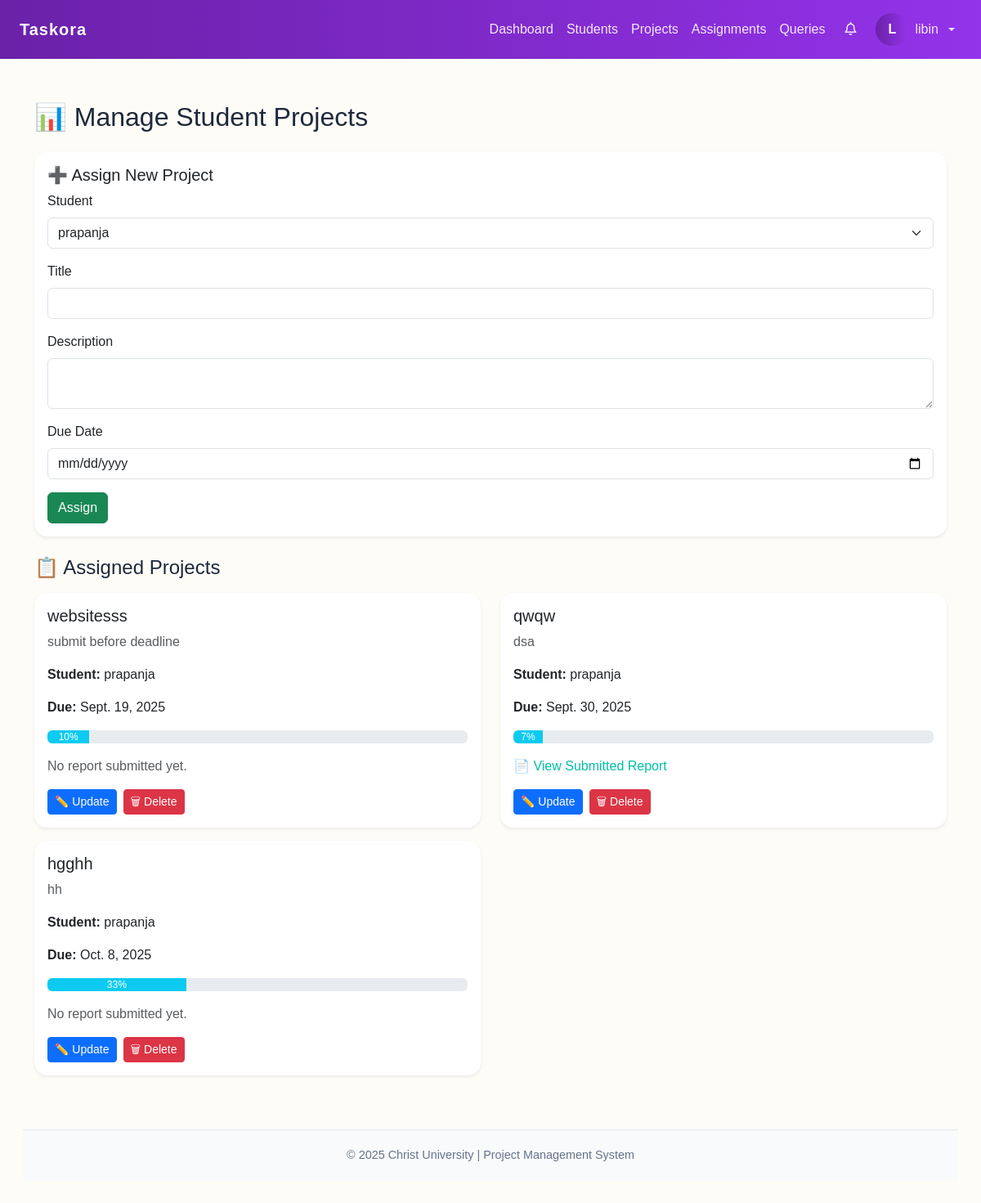
The page /guide-projects/ (signed in) on the database its author committed.
### projectapp/models.py (models this page shows, shortened)
class CustomUser(AbstractUser):
    ROLE_CHOICES = (
        ("student", "Student"),
        ("guide", "Guide"),
        ("admin", "Admin"),
    )
    role = models.CharField(max_length=20, choices=ROLE_CHOICES, default="student")
    assigned_guide = models.ForeignKey(
        "self",
        on_delete=models.SET_NULL,
        null=True,
        blank=True,
        limit_choices_to={'role': 'guide'},
        related_name="students",
        verbose_name="Assigned Guide",
    )
    profile_picture = models.ImageField(
        upload_to="profile_pics/", null=True, blank=True, default="profile_pics/default.png"
    )
    USERNAME_FIELD = "username"
    REQUIRED_FIELDS = ["email"]

class Project(models.Model):
    guide = models.ForeignKey(
        settings.AUTH_USER_MODEL,
        on_delete=models.CASCADE,
        limit_choices_to={'role': 'guide'},
        related_name="guided_projects"
    )
    student = models.ForeignKey(
        settings.AUTH_USER_MODEL,
        on_delete=models.CASCADE,
        limit_choices_to={'role': 'student'},
        related_name="student_projects",
        null=True, blank=True
    )
    title = models.CharField(max_length=200)
    description = models.TextField()
    due_date = models.DateField(null=True, blank=True)
    created_at = models.DateTimeField(auto_now_add=True)
    progress = models.IntegerField(default=0)
    report_file = models.FileField(upload_to="project_reports/", null=True, blank=True)

### projectapp/views.py (the view, shortened to what this page needs)
# urls.py: path("guide-projects/", views.guide_projects, name="guide-projects"),
@never_cache
@login_required
@user_passes_test(guide_required)
def guide_projects(request):
    guide = request.user
    students = CustomUser.objects.filter(role="student", assigned_guide=guide)
    projects = Project.objects.filter(guide=guide).select_related("student")
    return render(request, "manage/guide_projects.html", {"students": students, "projects": projects})

### projectapp/context_processors.py (called while the page is built)
def notifications_processor(request):
    if request.user.is_authenticated:
        return {
            "notifications": Notification.objects.filter(
                user=request.user, is_read=False
            )
        }
    return {"notifications": []}

### projectapp/views.py (called while the page is built)
def guide_required(user):
    return user.role == "guide"

### template/manage/guide_projects.html (shortened to what this page needs)
{% extends "base.html" %}
{% block content %}
<div class="container mt-4">
  <h2 class="mb-4">📊 Manage Student Projects</h2>
  <div class="card shadow-sm mb-4 border-0">
    <div class="card-body">
      <h5 class="card-title">➕ Assign New Project</h5>
      <form method="POST">
        <div class="mb-3">
          <label class="form-label">Student</label>
          <select name="student" class="form-select" required>
            {% for s in students %}
            <option value="{{ s.id }}">{{ s.username }}</option>
            {% endfor %}
          </select>
        </div>
        <div class="mb-3">
          <label class="form-label">Title</label>
          <input type="text" name="title" class="form-control" required>
        </div>
        <div class="mb-3">
          <label class="form-label">Description</label>
          <textarea name="description" class="form-control" required></textarea>
        </div>
        <div class="mb-3">
          <label for="due_date" class="form-label">Due Date</label>
          <input type="date" id="due_date" name="due_date" class="form-control">
        </div>
        <button type="submit" class="btn btn-success">Assign</button>
      </form>
    </div>
  </div>
  <h4 class="mb-3">📋 Assigned Projects</h4>
  <div class="row">
    {% for project in projects %}
    <div class="col-md-6 mb-3">
      <div class="card shadow-sm border-0">
        <div class="card-body">
          <h5 class="card-title">{{ project.title }}</h5>
          <p class="card-text text-muted">{{ project.description }}</p>
          <p><strong>Student:</strong> {{ project.student.username }}</p>
          <p><strong>Due:</strong> {{ project.due_date }}</p>
          <div class="progress mb-3">
            <div class="progress-bar bg-info" role="progressbar" style="width: {{ project.progress }}%;"
              aria-valuenow="{{ project.progress }}" aria-valuemin="0" aria-valuemax="100">
              {{ project.progress }}%
            </div>
          </div>
          {% if project.report_file %}
          <p class="mt-2">
            📄 <a href="{{ project.report_file.url }}" target="_blank" style="color:#00bfa5; text-decoration:none;">
              View Submitted Report
            </a>
          </p>
          {% else %}
          <p class="text-muted mt-2">No report submitted yet.</p>
          {% endif %}
          <div class="d-flex gap-2">
            <a href="{% url 'guide-update-project' project.id %}" class="btn btn-primary btn-sm">✏️ Update</a>
            <a href="{% url 'delete-project' project.id %}" class="btn btn-danger btn-sm"
              onclick="return confirm('Are you sure you want to delete this project?');">🗑 Delete</a>
          </div>
        </div>
      </div>
    </div>
    {% empty %}
    <p>No projects yet.</p>
    {% endfor %}
  </div>
</div>
{% endblock %}

### template/base.html (shortened to what this page needs)
<!DOCTYPE html>
<html lang="en">
<head>
  <link href="https://cdn.jsdelivr.net/npm/bootstrap@5.3.1/dist/css/bootstrap.min.css" rel="stylesheet">
  <link href="https://cdnjs.cloudflare.com/ajax/libs/font-awesome/6.5.0/css/all.min.css" rel="stylesheet">
</head>
<body>
  <nav class="navbar navbar-expand-lg navbar-gradient navbar-dark">
    <div class="container-fluid px-4">
      <a class="navbar-brand" href="{% url 'index' %}">Taskora</a>
      <div class="collapse navbar-collapse" id="navbarNav">
        <ul class="navbar-nav ms-auto align-items-center">
          {% if request.user.is_authenticated %}
            {% if request.user.role == "guide" %}
              <li class="nav-item"><a class="nav-link" href="{% url 'guide-dashboard' %}">Dashboard</a></li>
              <li class="nav-item"><a class="nav-link" href="{% url 'guide-students' %}">Students</a></li>
              <li class="nav-item"><a class="nav-link" href="{% url 'guide-projects' %}">Projects</a></li>
              <li class="nav-item"><a class="nav-link" href="{% url 'guide-assignments' %}">Assignments</a></li>
              <li class="nav-item"><a class="nav-link" href="{% url 'guide-queries' %}">Queries</a></li>
            {% elif request.user.role == "admin" or request.user.is_superuser %}
              <li class="nav-item"><a class="nav-link" href="{% url 'admin-dashboard' %}">Admin</a></li>
            {% endif %}
            <li class="nav-item dropdown mx-2">
              <a class="nav-link position-relative" href="#" id="notifDropdown" data-bs-toggle="dropdown">
                <i class="fa-regular fa-bell"></i>
              </a>
            </li>
            <li class="nav-item dropdown">
              <a class="nav-link dropdown-toggle d-flex align-items-center gap-2" href="#" id="userDropdown" role="button" data-bs-toggle="dropdown">
                <span class="nav-avatar">{{ request.user.username|first|upper }}</span>
                <span class="d-none d-lg-inline">{{ request.user.username }}</span>
              </a>
            </li>
          {% else %}
            <li class="nav-item"><a class="nav-link" href="{% url 'user_login' %}">Login</a></li>
          {% endif %}
        </ul>
      </div>
    </div>
  </nav>
  <div class="content-wrapper container-fluid">
    {% block content %}{% endblock %}
    <footer>
    © 2025 Christ University | Project Management System
  </footer>
  </div>
</body>
</html>

### template/base.html (style rules this page uses)
body { background: #fdfcf7; font-family: 'Poppins', sans-serif; color: #1e293b; margin: 0; }
.navbar-gradient { background: linear-gradient(90deg, #6b21a8, #9333ea); }
.navbar-brand { color: #fff !important; font-weight: 700; letter-spacing: 1px; }
.navbar .nav-link { color: #f3e8ff !important; font-weight: 500; transition: .15s; }
.content-wrapper { padding: 28px; min-height: calc(100vh - 68px); }
.card { background: #ffffff; border: 1px solid #e8eef7; border-radius: 16px; box-shadow: 0 6px 18px rgba(20,20,30,0.04); transition: transform .15s ease, box-shadow .15s ease; }
.nav-avatar { width: 40px; height: 40px; border-radius: 50%; display:inline-flex; align-items:center; justify-content:center; background: linear-gradient(90deg,#6b21a8,#9333ea); color: #fff; font-weight:600; }
footer { text-align: center; padding: 20px; font-size: 0.9rem; color: #64748b; border-top: 1px solid #e2e8f0; background: #f9fafb; margin-top: 50px; }

### rows shown on the page
CustomUser: user.username|first "L", user.username "libin"
Project: title "websitesss", description "submit before deadline", student.username "prapanja", due_date "Sept. 19, 2025", progress "10", shows "No report submitted yet."
Project: title "qwqw", description "dsa", student.username "prapanja", due_date "Sept. 30, 2025", progress "7"
Project: title "hgghh", description "hh", student.username "prapanja", due_date "Oct. 8, 2025", progress "33", report_file "No report submitted yet."

### other values the page prints
form field student "prapanja"
